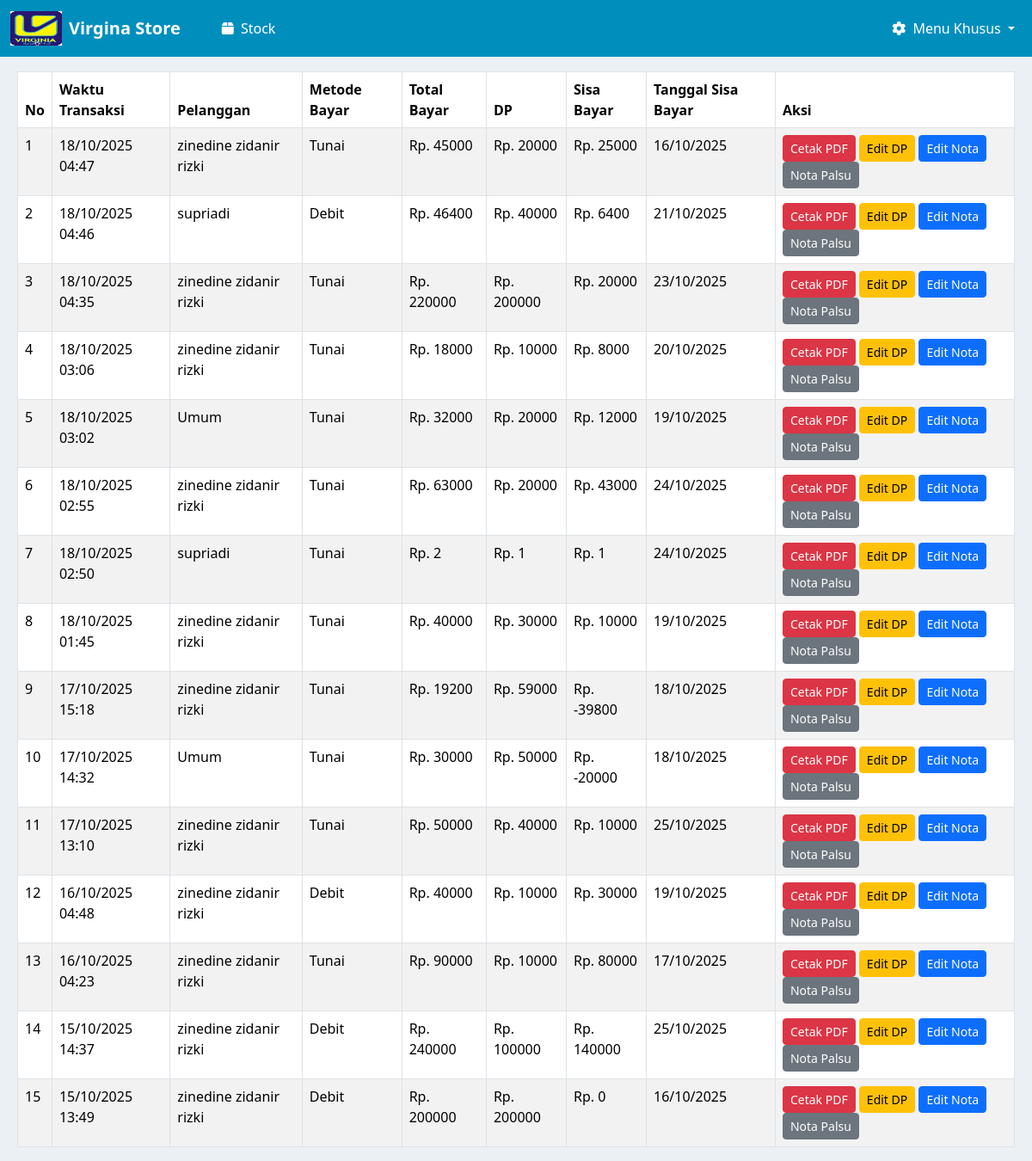
Page /nota/cetak_nota_kosong/ (signed in) on the earlier database version.
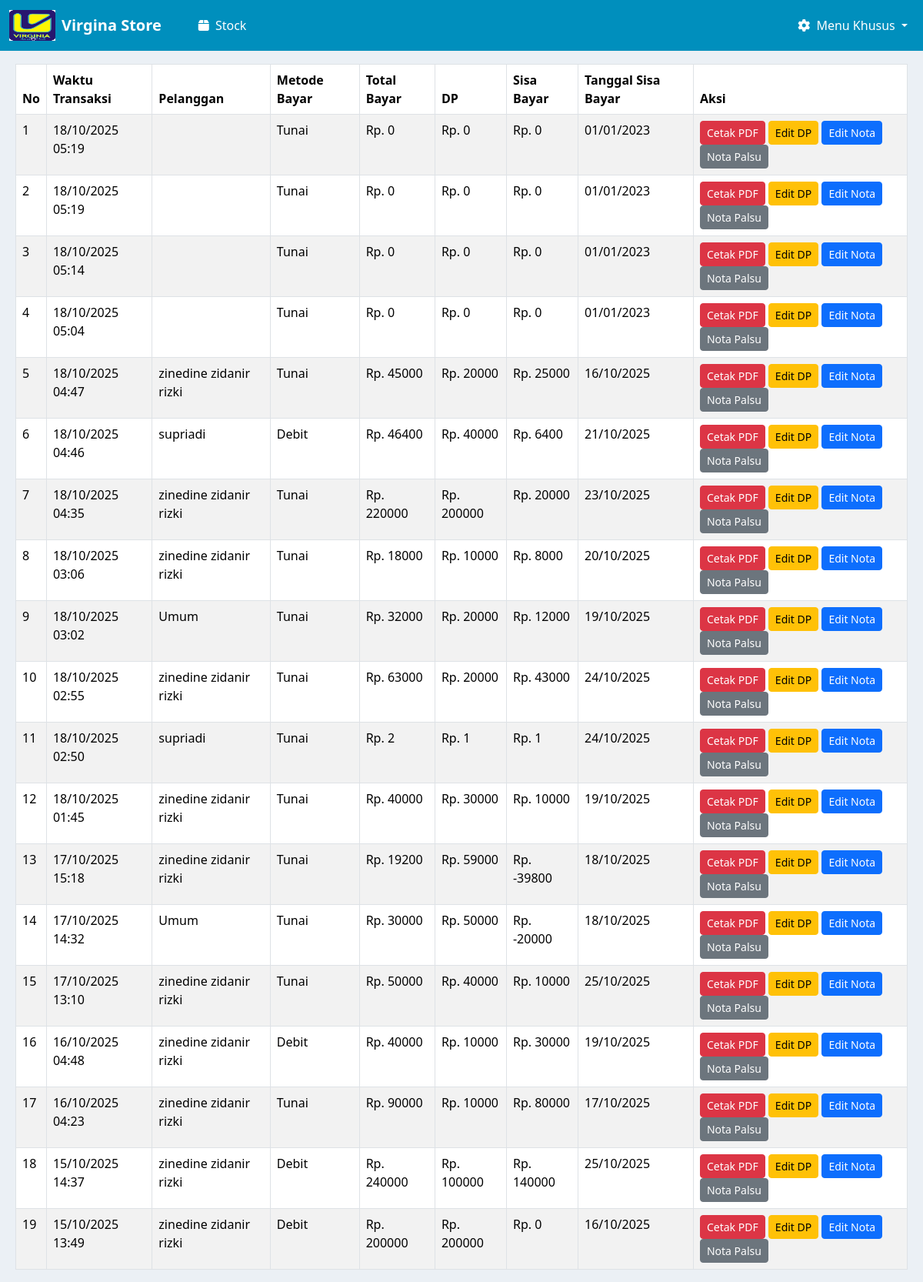
Same page on the later database version.
### nota/models.py (models this page shows, shortened)
class NotaPayment(models.Model):
    PAYMENT_METHOD_CHOICES = [
        ('tunai', 'Tunai'),
        ('debit', 'Debit'),
    ]
    customer = models.ForeignKey(Customer, on_delete=models.CASCADE, null=True, blank=True)
    tanggal_sisa_bayar = models.DateField()
    metode_pembayaran = models.CharField(max_length=10, choices=PAYMENT_METHOD_CHOICES)
    total_bayar = models.DecimalField(max_digits=12, decimal_places=2)
    dp = models.DecimalField(max_digits=12, decimal_places=2)
    sisa = models.DecimalField(max_digits=12, decimal_places=2)
    is_temporary = models.BooleanField(default=True)
    created_at = models.DateTimeField(auto_now_add=True)
    class Meta:
        verbose_name = "Nota Payment"
        verbose_name_plural = "Nota Payments"

### kasir/models.py (models this page shows, shortened)
class Customer(models.Model):
    nama = models.CharField(max_length=100)
    alamat_customer = models.TextField(blank=True, null=True)
    no_telpon_customer = models.CharField(max_length=20, blank=True, null=True)
    shipping_agent = models.CharField(max_length=100, blank=True, null=True)

### nota/views.py (the view)
# urls.py: path('cetak_nota_kosong/', views.cetak_nota_kosong, name='cetak-nota-kosong'),
def cetak_nota_kosong(request):
    notas = NotaPayment.objects.all().order_by('-created_at')
    return render(request, 'cetak_nota_kosong.html', {'notas': notas})

### nota/templates/cetak_nota_kosong.html (shortened to what this page needs)
{% extends 'base.html' %}
{% block content %}
<div class="" style="margin-left: 20px; margin-right: 20px;">
    <table class="table table-bordered table-striped mt-3">
        <thead>
            <tr>
                <th>No</th>
                <th>Waktu Transaksi</th>
                <th>Pelanggan</th>
                <th>Metode Bayar</th>
                <th>Total Bayar</th>
                <th>DP</th>
                <th>Sisa Bayar</th>
                <th>Tanggal Sisa Bayar</th>
                <th>Aksi</th>
            </tr>
        </thead>
        <tbody>
            {% for nota in notas %}
            <tr data-id="{{ nota.id }}" data-total="{{ nota.total_bayar }}" data-dp="{{ nota.dp }}" data-sisa="{{ nota.sisa }}" data-tanggal="{{ nota.tanggal_sisa_bayar|date:'Y-m-d' }}">
                <td>{{ forloop.counter }}</td>
                <td>{{ nota.created_at|date:"d/m/Y H:i" }}</td>
                <td>{{ nota.customer.nama }}</td>
                <td>{{ nota.get_metode_pembayaran_display }}</td>
                <td>Rp. {{ nota.total_bayar|floatformat:0 }}</td>
                <td>Rp. {{ nota.dp|floatformat:0 }}</td>
                <td>Rp. {{ nota.sisa|floatformat:0 }}</td>
                <td>{{ nota.tanggal_sisa_bayar|date:"d/m/Y" }}</td>
                <td>
                    <button class="btn btn-sm btn-danger" data-id="{{ nota.id }}" onclick="cetakPdf(this)">Cetak PDF</button>
                    <button class="btn btn-sm btn-warning" data-id="{{ nota.id }}" onclick="editDp(this)">Edit DP</button>
                    <button class="btn btn-sm btn-primary" data-id="{{ nota.id }}" onclick="editNota(this)">Edit Nota</button>
                    <button class="btn btn-sm btn-secondary" data-id="{{ nota.id }}" onclick="notaPalsu(this)">Nota Palsu</button>
                </td>
            </tr>
            {% empty %}
            <tr><td colspan="9" class="text-center">Belum ada data</td></tr>
            {% endfor %}
        </tbody>
    </table>
</div>
{% endblock %}

Differences in the rows shown:
added NotaPayment: created_at "18/10/2025 05:19", metode_pembayaran "Tunai", total_bayar "0", dp "0", sisa "0", tanggal_sisa_bayar "01/01/2023"
added NotaPayment: created_at "18/10/2025 05:19", metode_pembayaran "Tunai", total_bayar "0", dp "0", sisa "0", tanggal_sisa_bayar "01/01/2023"
added NotaPayment: created_at "18/10/2025 05:14", metode_pembayaran "Tunai", total_bayar "0", dp "0", sisa "0", tanggal_sisa_bayar "01/01/2023"
added NotaPayment: created_at "18/10/2025 05:04", metode_pembayaran "Tunai", total_bayar "0", dp "0", sisa "0", tanggal_sisa_bayar "01/01/2023"
